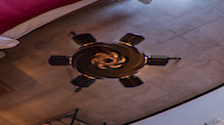
#> input picture ps/tripod.png, 224 x 125 px
$ python test1.py
#> lines starting #> are read from the running program, lines starting #| are printed output that depends on the picture
import numpy as np
from skimage import img_as_float
import matplotlib.pyplot as plt
from skimage import io
import numpy.matlib

file_name2 = './tripod.png'
img=io.imread(file_name2)
#> img is the input picture: shape (125, 224, 4); mean R, G, B, A 97.8, 73.6, 76.2, 255

img = img_as_float(img)

row, col, channel = img.shape
#> row = 125; col = 224; channel = 4
img_out = img * 1.0
A = 7.0
B = 3.0

center_x = (col-1)/2.0
#> center_x = 111.5
center_y = (row-1)/2.0
#> center_y = 62

xx = np.arange (col)
#> xx = 224 values from 0 to 223
yy = np.arange (row)
#> yy = 125 values from 0 to 124

x_mask = numpy.matlib.repmat (xx, row, 1)
y_mask = numpy.matlib.repmat (yy, col, 1)
y_mask = np.transpose(y_mask)

xx_dif = x_mask - center_x
yy_dif = center_y - y_mask

theta = np.arctan2(yy_dif,  xx_dif)
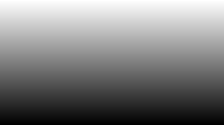
#> yy_dif: shape (125, 224) float64; min -62, max 62, mean 0; drawn with min black and max white
r = np.sqrt(xx_dif * xx_dif + yy_dif * yy_dif)
r1 = r + A*col*0.01*np.sin(B*0.1*r)

x_new = r1 * np.cos(theta) + center_x
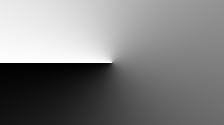
#> theta: shape (125, 224) float64; min -3.13, max 3.14, mean 0.0126; drawn with min black and max white
y_new = center_y - r1 * np.sin(theta)

int_x = np.floor (x_new)
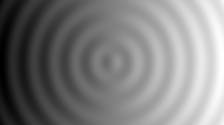
#> x_new: shape (125, 224) float64; min -14.47, max 237.5, mean 111.5; drawn with min black and max white
int_x = int_x.astype(int)
int_y = np.floor (y_new)
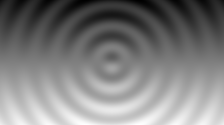
#> y_new: shape (125, 224) float64; min -14.3, max 138.3, mean 62; drawn with min black and max white
int_y = int_y.astype(int)

for ii in range(row):
    for jj in range (col):
        new_xx = int_x [ii, jj]
        new_yy = int_y [ii, jj]

        if x_new [ii, jj] < 0 or x_new [ii, jj] > col -1 :
            continue
        if y_new [ii, jj] < 0 or y_new [ii, jj] > row -1 :
            continue

        img_out[ii, jj, :] = img[new_yy, new_xx, :]
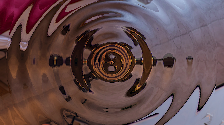
#> img_out: shape (125, 224, 4) float64; mean R, G, B, A 0.385, 0.288, 0.297, 1


plt.figure (1)
plt.imshow (img)
plt.axis('off')

plt.figure (2)
plt.imshow (img_out)
plt.axis('off')

plt.show()
